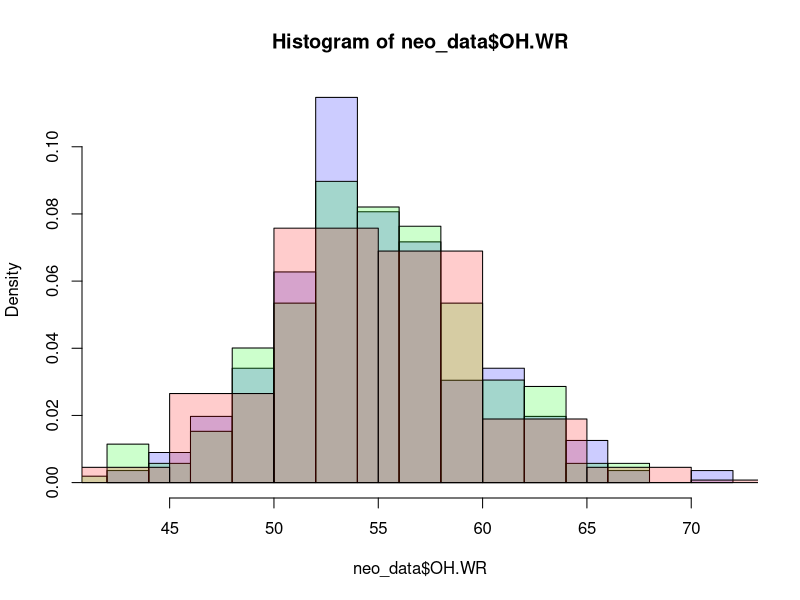

Source code (R):
## ---- chunk 1
knitr::opts_chunk$set(echo = TRUE)
## ---- chunk 2
neo_data <- read.csv("neo.csv")
mid_data <- read.csv("mid.csv")
vow_data <- read.csv("vow.csv")

mid_draft_data <- read.csv("mid_draft.csv")
winrate_draft_data <-read.csv("win_rate.csv")

## ---- chunk 3

hist(neo_data$OH.WR, freq = F, col=rgb(0,0,1,alpha=0.2))
hist(mid_data$OH.WR, freq = F, col=rgb(0,1,0,alpha=0.2), add = T)
hist(vow_data$OH.WR, freq = F, col=rgb(1,0,0,alpha=0.2), add = T)


## ---- chunk 4
c(neo_data$Name[which.max(neo_data$OH.WR)], mid_data$Name[which.max(mid_data$OH.WR)], vow_data$Name[which.max(vow_data$OH.WR)])
